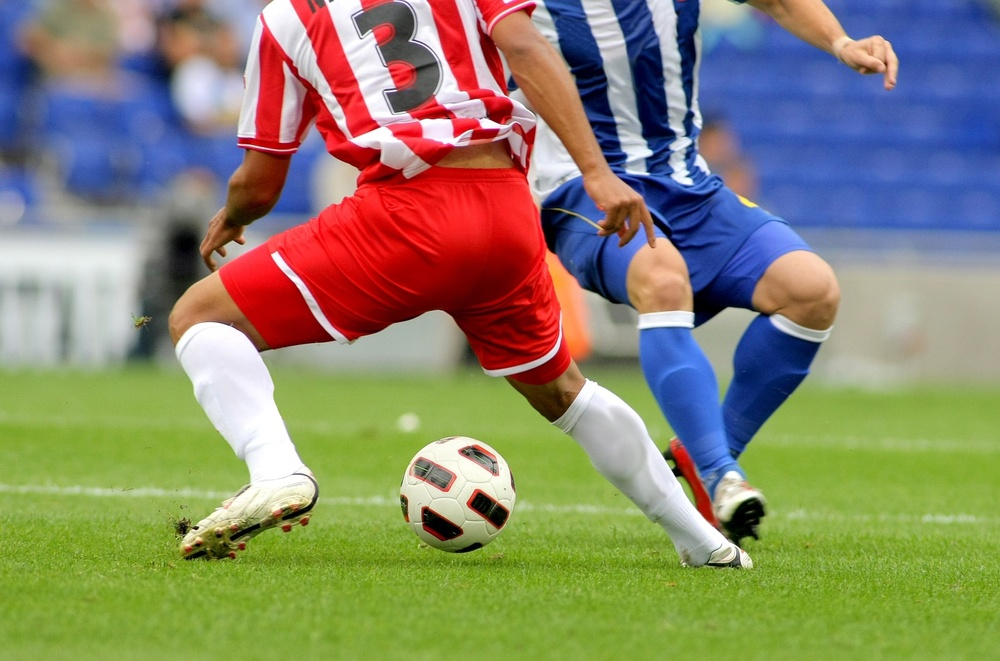
#> input picture soccer.jpg, 1000 x 661 px, shrunk from 1434 x 948 before the run
$ jupyter execute ch4_1.ipynb   (older library calls are emulated)
#> lines starting #> are read from the running program, lines starting #| are printed output that depends on the picture
[cell 1]
# 소벨 엣지 검출하기
import cv2

[cell 2]
img = cv2.imread("soccer.jpg")
#> img is the input picture: shape (661, 1000, 3); mean B, G, R 107.3, 133.3, 136.8
gray = cv2.cvtColor(img, cv2.COLOR_BGR2GRAY)
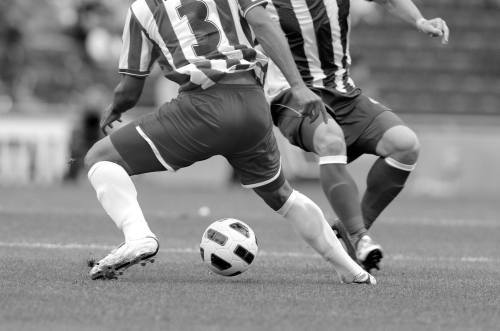
#> gray: shape (661, 1000) (shown at 1/2 size); min 0, max 255, mean 131.4

[cell 3]
grad_x = cv2.Sobel(gray, cv2.CV_32F, 1, 0, ksize=3)
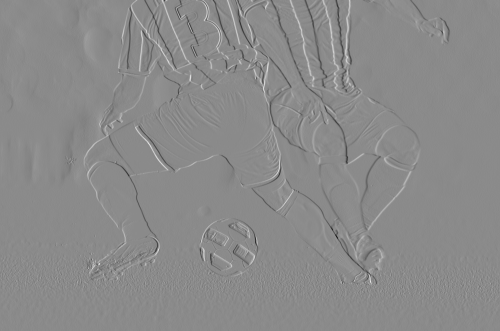
#> grad_x: shape (661, 1000) float32 (shown at 1/2 size); min -884, max 741, mean -0.1; drawn with min black and max white
grad_y = cv2.Sobel(gray, cv2.CV_32F, 0, 1, ksize=3)
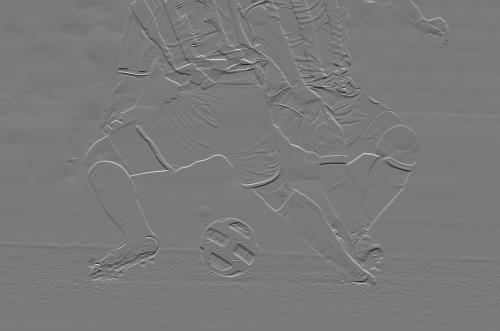
#> grad_y: shape (661, 1000) float32 (shown at 1/2 size); min -819, max 891, mean 0.1; drawn with min black and max white

[cell 4]
sobel_x = cv2.convertScaleAbs(grad_x)
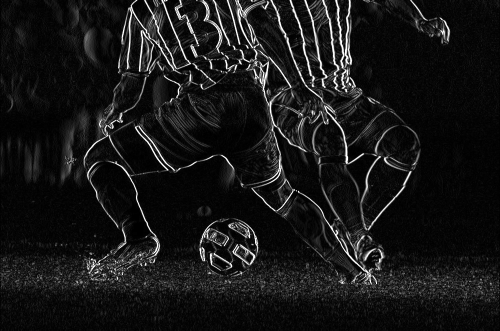
#> sobel_x: shape (661, 1000) (shown at 1/2 size); min 0, max 255, mean 23.1
sobel_y = cv2.convertScaleAbs(grad_y)
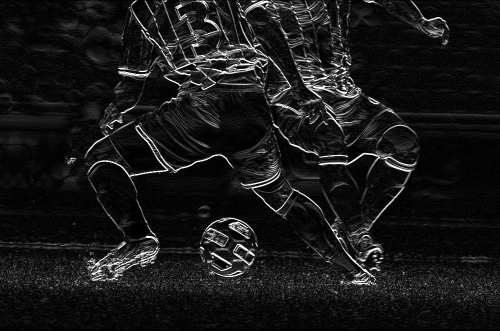
#> sobel_y: shape (661, 1000) (shown at 1/2 size); min 0, max 255, mean 24.3

edge_strength = cv2.addWeighted(sobel_x, 0.5, sobel_y, 0.5, 0)
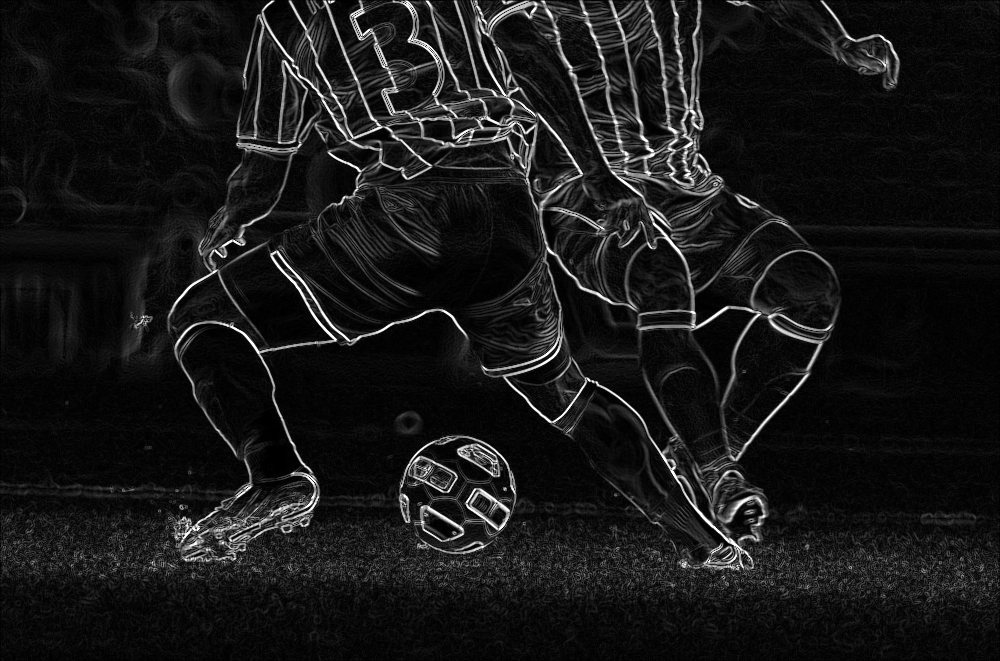
#> edge_strength: shape (661, 1000); min 0, max 255, mean 23.7

$ run again, with apples.jpg copied over soccer.jpg
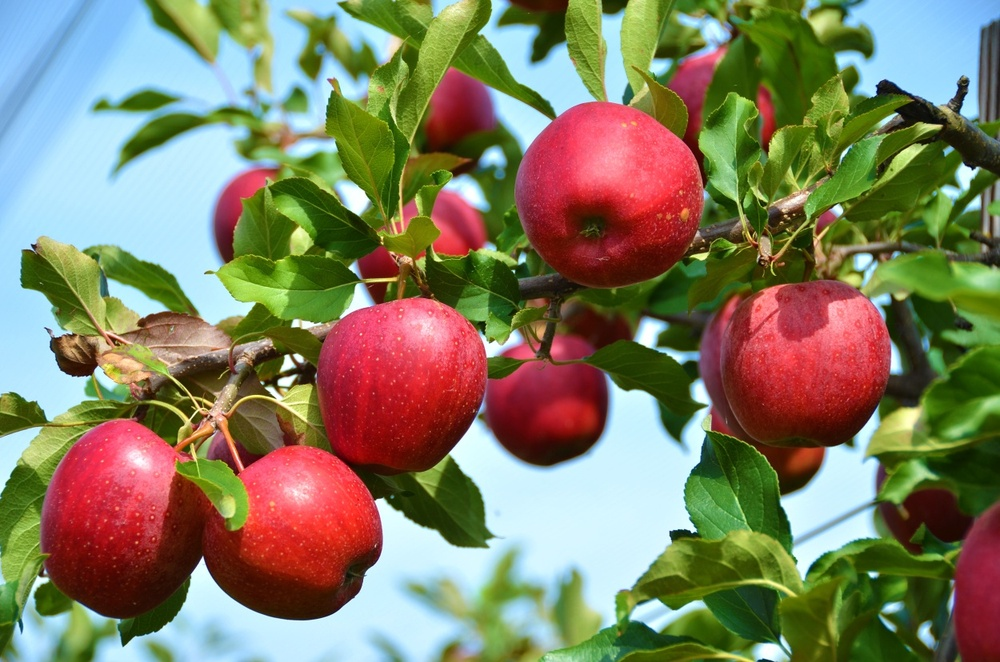
#> input picture apples.jpg, 1000 x 662 px, shrunk from 1250 x 828 before the run
#> img is the input picture: shape (662, 1000, 3); mean B, G, R 98.6, 125.8, 129.6
#> `grad_y = cv2.Sobel(gray, cv2.CV_32F, 0, 1, ksize=3)`:
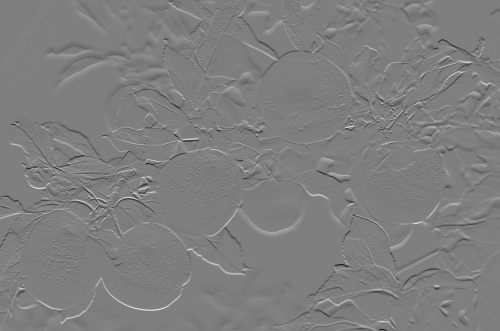
#> grad_y: shape (662, 1000) float32 (shown at 1/2 size); min -864, max 870, mean -0.2; drawn with min black and max white
#> `edge_strength = cv2.addWeighted(sobel_x, 0.5, sobel_y, 0.5, 0)`:
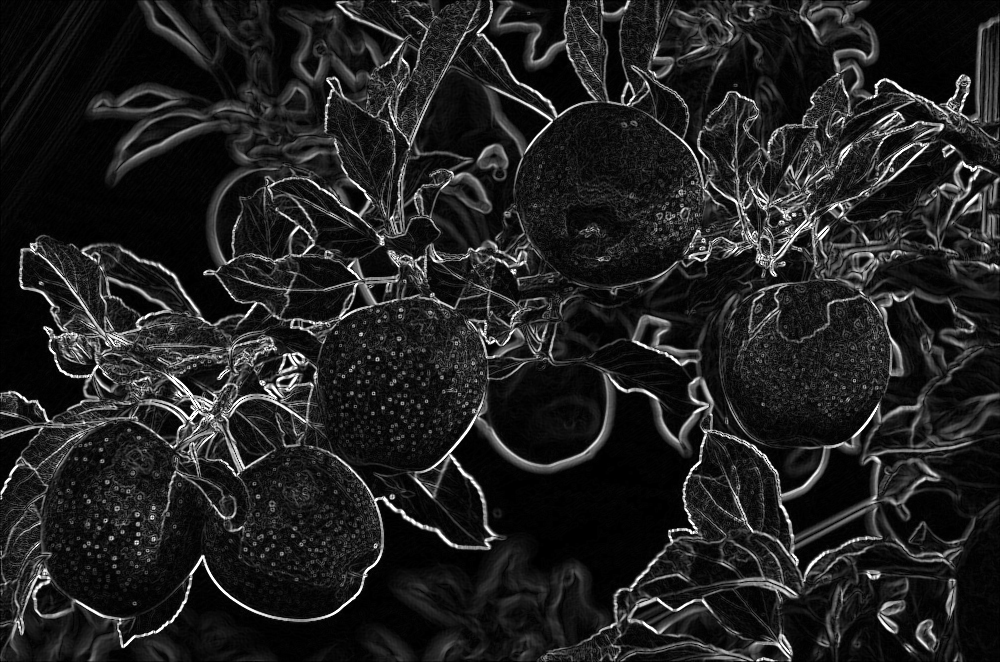
#> edge_strength: shape (662, 1000); min 0, max 255, mean 33.4

$ run again, with girl_laughing.jpg copied over soccer.jpg
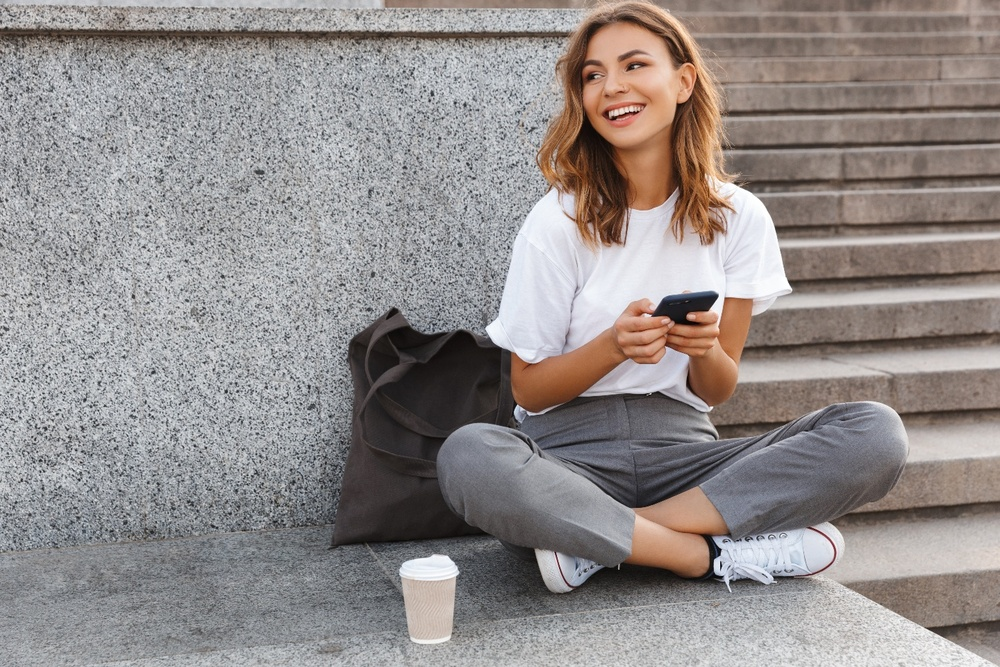
#> input picture girl_laughing.jpg, 1000 x 667 px, shrunk from 1440 x 960 before the run
#> img is the input picture: shape (667, 1000, 3); mean B, G, R 139.3, 140.6, 146.9
#> `grad_y = cv2.Sobel(gray, cv2.CV_32F, 0, 1, ksize=3)`:
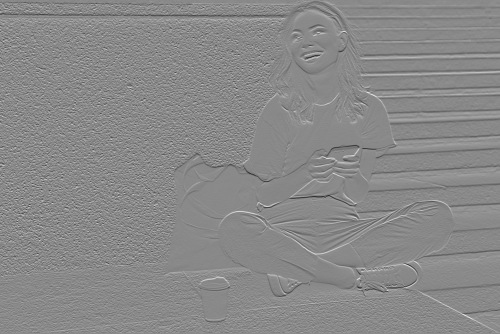
#> grad_y: shape (667, 1000) float32 (shown at 1/2 size); min -860, max 739, mean 0.5; drawn with min black and max white
#> `edge_strength = cv2.addWeighted(sobel_x, 0.5, sobel_y, 0.5, 0)`:
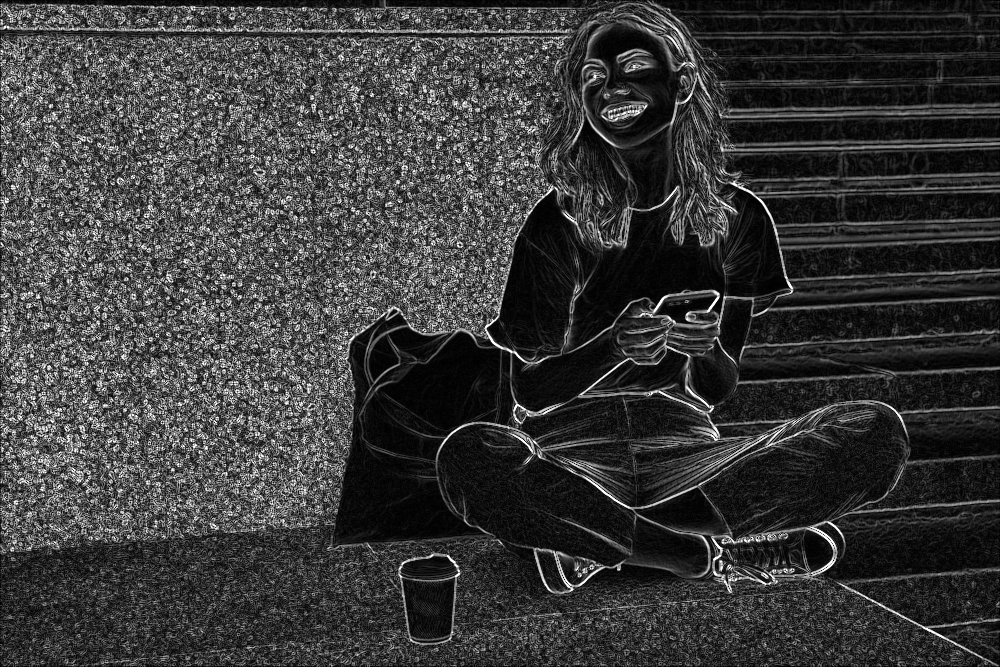
#> edge_strength: shape (667, 1000); min 0, max 255, mean 58
